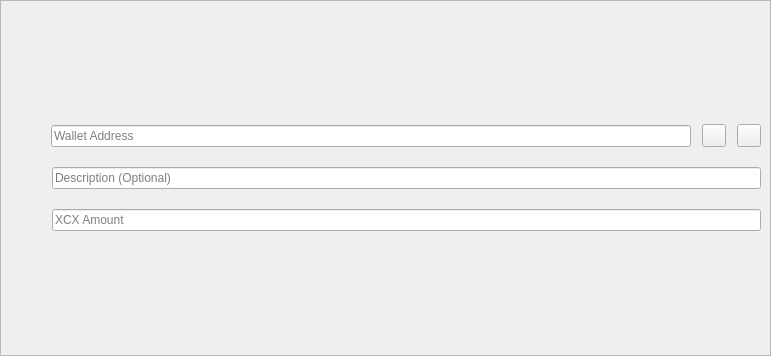
<?xml version="1.0" encoding="UTF-8"?>
<ui version="4.0">
 <class>SendCoinsEntry</class>
 <widget class="QStackedWidget" name="SendCoinsEntry">
  <property name="geometry">
   <rect>
    <x>0</x>
    <y>0</y>
    <width>771</width>
    <height>356</height>
   </rect>
  </property>
  <property name="focusPolicy">
   <enum>Qt::TabFocus</enum>
  </property>
  <property name="autoFillBackground">
   <bool>false</bool>
  </property>
  <widget class="QFrame" name="SendCoins">
   <property name="sizePolicy">
    <sizepolicy hsizetype="Preferred" vsizetype="MinimumExpanding">
     <horstretch>0</horstretch>
     <verstretch>0</verstretch>
    </sizepolicy>
   </property>
   <property name="frameShape">
    <enum>QFrame::StyledPanel</enum>
   </property>
   <property name="frameShadow">
    <enum>QFrame::Sunken</enum>
   </property>
   <layout class="QGridLayout" name="gridLayout">
    <property name="spacing">
     <number>12</number>
    </property>
    <item row="4" column="0" colspan="2">
     <layout class="QVBoxLayout" name="verticalLayout_4">
      <item>
       <layout class="QHBoxLayout" name="horizontalLayout_16" stretch="0,0,0,0">
        <property name="spacing">
         <number>11</number>
        </property>
        <item>
         <widget class="QLabel" name="payToLabel">
          <property name="sizePolicy">
           <sizepolicy hsizetype="Fixed" vsizetype="Fixed">
            <horstretch>0</horstretch>
            <verstretch>0</verstretch>
           </sizepolicy>
          </property>
          <property name="minimumSize">
           <size>
            <width>30</width>
            <height>30</height>
           </size>
          </property>
          <property name="styleSheet">
           <string notr="true">border-image: url(':/icons/qr-code') 0 0 0 0 stretch stretch;</string>
          </property>
          <property name="alignment">
           <set>Qt::AlignRight|Qt::AlignTrailing|Qt::AlignVCenter</set>
          </property>
         </widget>
        </item>
        <item>
         <widget class="QValidatedLineEdit" name="payTo">
          <property name="toolTip">
           <string>XCX Wallet Address to send to</string>
          </property>
          <property name="placeholderText">
           <string>Wallet Address</string>
          </property>
         </widget>
        </item>
        <item>
         <widget class="QToolButton" name="addressBookButton"/>
        </item>
        <item>
         <widget class="QToolButton" name="deleteButton">
          <property name="toolTip">
           <string>Remove this entry</string>
          </property>
          <property name="text">
           <string/>
          </property>
          <property name="icon">
           <iconset resource="../encrypt.qrc">
            <normaloff>:/icons/remove</normaloff>:/icons/remove</iconset>
          </property>
         </widget>
        </item>
       </layout>
      </item>
      <item>
       <layout class="QHBoxLayout" name="horizontalLayout_15">
        <item>
         <widget class="QLabel" name="labelLabel">
          <property name="sizePolicy">
           <sizepolicy hsizetype="Fixed" vsizetype="Fixed">
            <horstretch>0</horstretch>
            <verstretch>0</verstretch>
           </sizepolicy>
          </property>
          <property name="minimumSize">
           <size>
            <width>30</width>
            <height>30</height>
           </size>
          </property>
          <property name="styleSheet">
           <string notr="true">border-image: url(':/icons/cashbook') 0 0 0 0 stretch stretch;</string>
          </property>
          <property name="alignment">
           <set>Qt::AlignRight|Qt::AlignTrailing|Qt::AlignVCenter</set>
          </property>
         </widget>
        </item>
        <item>
         <widget class="QLineEdit" name="addAsLabel">
          <property name="toolTip">
           <string>An optional description to attach to the payment</string>
          </property>
          <property name="placeholderText">
           <string>Description (Optional)</string>
          </property>
         </widget>
        </item>
       </layout>
      </item>
      <item>
       <layout class="QHBoxLayout" name="horizontalLayout_13">
        <item>
         <widget class="QLabel" name="amountLabel">
          <property name="sizePolicy">
           <sizepolicy hsizetype="Fixed" vsizetype="Fixed">
            <horstretch>0</horstretch>
            <verstretch>0</verstretch>
           </sizepolicy>
          </property>
          <property name="minimumSize">
           <size>
            <width>30</width>
            <height>30</height>
           </size>
          </property>
          <property name="styleSheet">
           <string notr="true">border-image: url(':/icons/wallet') 0 0 0 0 stretch stretch;</string>
          </property>
          <property name="text">
           <string/>
          </property>
          <property name="alignment">
           <set>Qt::AlignRight|Qt::AlignTrailing|Qt::AlignVCenter</set>
          </property>
          <property name="buddy">
           <cstring>payAmount</cstring>
          </property>
         </widget>
        </item>
        <item>
         <widget class="QLineEdit" name="payAmount">
          <property name="toolTip">
           <string>Amount of XCX to send to address above</string>
          </property>
          <property name="placeholderText">
           <string>XCX Amount</string>
          </property>
         </widget>
        </item>
       </layout>
      </item>
     </layout>
    </item>
   </layout>
  </widget>
  <widget class="QFrame" name="SendCoins_InsecurePaymentRequest">
   <property name="autoFillBackground">
    <bool>true</bool>
   </property>
   <layout class="QGridLayout" name="gridLayout_is">
    <property name="spacing">
     <number>12</number>
    </property>
    <item row="0" column="0">
     <widget class="QLabel" name="payToLabel_is">
      <property name="text">
       <string>Pay To:</string>
      </property>
      <property name="alignment">
       <set>Qt::AlignRight|Qt::AlignTrailing|Qt::AlignVCenter</set>
      </property>
     </widget>
    </item>
    <item row="0" column="1">
     <layout class="QHBoxLayout" name="payToLayout_is">
      <property name="spacing">
       <number>0</number>
      </property>
      <item>
       <widget class="QLabel" name="payTo_is"/>
      </item>
      <item>
       <widget class="QToolButton" name="deleteButton_is">
        <property name="toolTip">
         <string>Remove this entry</string>
        </property>
        <property name="text">
         <string/>
        </property>
        <property name="icon">
         <iconset resource="../encrypt.qrc">
          <normaloff>:/icons/remove</normaloff>:/icons/remove</iconset>
        </property>
       </widget>
      </item>
     </layout>
    </item>
    <item row="1" column="0">
     <widget class="QLabel" name="memoLabel_is">
      <property name="text">
       <string>Memo:</string>
      </property>
      <property name="alignment">
       <set>Qt::AlignRight|Qt::AlignTrailing|Qt::AlignVCenter</set>
      </property>
     </widget>
    </item>
    <item row="1" column="1">
     <widget class="QLabel" name="memoTextLabel_is">
      <property name="textFormat">
       <enum>Qt::PlainText</enum>
      </property>
     </widget>
    </item>
    <item row="2" column="0">
     <widget class="QLabel" name="amountLabel_is">
      <property name="text">
       <string>A&amp;mount:</string>
      </property>
      <property name="alignment">
       <set>Qt::AlignRight|Qt::AlignTrailing|Qt::AlignVCenter</set>
      </property>
      <property name="buddy">
       <cstring>payAmount_is</cstring>
      </property>
     </widget>
    </item>
    <item row="2" column="1">
     <widget class="BitcoinAmountField" name="payAmount_is">
      <property name="acceptDrops">
       <bool>false</bool>
      </property>
     </widget>
    </item>
   </layout>
  </widget>
  <widget class="QFrame" name="SendCoins_SecurePaymentRequest">
   <property name="autoFillBackground">
    <bool>true</bool>
   </property>
   <layout class="QGridLayout" name="gridLayout_s">
    <property name="spacing">
     <number>12</number>
    </property>
    <item row="0" column="0">
     <widget class="QLabel" name="payToLabel_s">
      <property name="text">
       <string>Pay To:</string>
      </property>
      <property name="alignment">
       <set>Qt::AlignRight|Qt::AlignTrailing|Qt::AlignVCenter</set>
      </property>
     </widget>
    </item>
    <item row="0" column="1">
     <layout class="QHBoxLayout" name="payToLayout_s">
      <property name="spacing">
       <number>0</number>
      </property>
      <item>
       <widget class="QLabel" name="payTo_s">
        <property name="textFormat">
         <enum>Qt::PlainText</enum>
        </property>
       </widget>
      </item>
      <item>
       <widget class="QToolButton" name="deleteButton_s">
        <property name="toolTip">
         <string>Remove this entry</string>
        </property>
        <property name="text">
         <string/>
        </property>
        <property name="icon">
         <iconset resource="../encrypt.qrc">
          <normaloff>:/icons/remove</normaloff>:/icons/remove</iconset>
        </property>
       </widget>
      </item>
     </layout>
    </item>
    <item row="1" column="0">
     <widget class="QLabel" name="memoLabel_s">
      <property name="text">
       <string>Memo:</string>
      </property>
      <property name="alignment">
       <set>Qt::AlignRight|Qt::AlignTrailing|Qt::AlignVCenter</set>
      </property>
     </widget>
    </item>
    <item row="1" column="1">
     <widget class="QLabel" name="memoTextLabel_s">
      <property name="textFormat">
       <enum>Qt::PlainText</enum>
      </property>
     </widget>
    </item>
    <item row="2" column="0">
     <widget class="QLabel" name="amountLabel_s">
      <property name="text">
       <string>A&amp;mount:</string>
      </property>
      <property name="alignment">
       <set>Qt::AlignRight|Qt::AlignTrailing|Qt::AlignVCenter</set>
      </property>
      <property name="buddy">
       <cstring>payAmount_s</cstring>
      </property>
     </widget>
    </item>
    <item row="2" column="1">
     <widget class="BitcoinAmountField" name="payAmount_s">
      <property name="acceptDrops">
       <bool>false</bool>
      </property>
     </widget>
    </item>
   </layout>
  </widget>
 </widget>
 <customwidgets>
  <customwidget>
   <class>QValidatedLineEdit</class>
   <extends>QLineEdit</extends>
   <header>qvalidatedlineedit.h</header>
  </customwidget>
  <customwidget>
   <class>BitcoinAmountField</class>
   <extends>QLineEdit</extends>
   <header>bitcoinamountfield.h</header>
   <container>1</container>
  </customwidget>
 </customwidgets>
 <tabstops>
  <tabstop>payAmount_is</tabstop>
  <tabstop>deleteButton_is</tabstop>
  <tabstop>payAmount_s</tabstop>
  <tabstop>deleteButton_s</tabstop>
 </tabstops>
 <resources>
  <include location="../encrypt.qrc"/>
 </resources>
 <connections/>
</ui>
